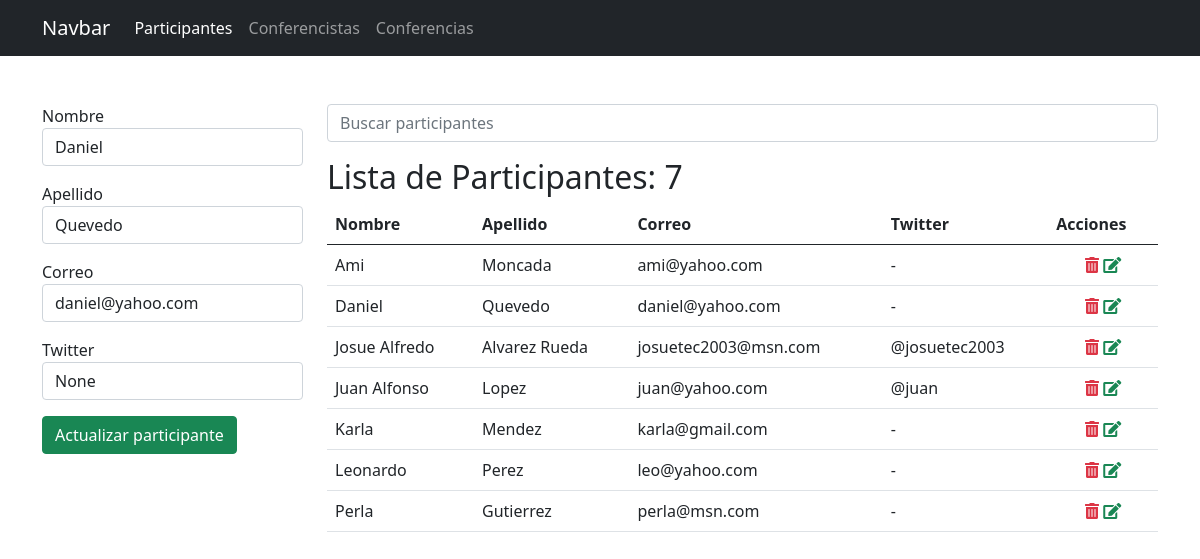
The app's page /participantes/21/editar/ with its own data.
### app_registro/models.py (models this page shows, shortened)
class Participante(models.Model):
    nombre = models.CharField(max_length=25)
    apellido = models.CharField(max_length=25)
    correo = models.EmailField()
    twitter = models.CharField(max_length=35, null=True, blank=True)

### app_registro/views.py (the view, shortened to what this page needs)
# urls.py: path('participantes/<int:id>/editar/', views.editar_participante, name='editar_participante'),
def editar_participante(request, id):
    par = get_object_or_404(Participante, pk=id)
    data = Participante.objects.all().order_by('nombre')
    ctx = {
        'activo': 'participantes',
        'participantes': data,
        'p': par
    }
    return render(request, 'registro/participantes.html', ctx)

### app_registro/templates/registro/participantes.html (shortened to what this page needs)
{% extends "base.html" %}
{% block container %}
    <div class="row">
        <div class="col-3">
            {% if p %}
            <form action="{% url 'editar_participante' p.id %}" method="post">
            {% else %}
            <form action="{% url 'participantes' %}" method="post">
            {% endif %}
                <div class="mb-3">
                    <label for="nombre">Nombre</label>
                    <input type="text" value="{{ p.nombre }}" name="nombre" id="nombre" class="form-control" required autofocus>
                </div>
                <div class="mb-3">
                    <label for="apellido">Apellido</label>
                    <input type="text" value="{{ p.apellido }}" name="apellido" id="apellido" class="form-control" required>
                </div>
                <div class="mb-3">
                    <label for="correo">Correo</label>
                    <input type="email" value="{{ p.correo }}" name="correo" id="correo" class="form-control" required>
                </div>
                <div class="mb-3">
                    <label for="twitter">Twitter</label>
                    <input type="text" value="{{ p.twitter }}" name="twitter" id="twitter" class="form-control" placeholder="Tu usuario" required>
                </div>
                <div class="mb-3">
                    {% if p %}
                    <input type="submit" class="btn btn-success" value="Actualizar participante">
                    {% else %}
                    <input type="submit" class="btn btn-success" value="Registrar participante">
                    {% endif %}
                </div>
            </form>
        </div>
        <div class="col-9">
            <form action="" method="get">
                <input type="search" name="q" value="{{ q|default_if_none:'' }}" class="form-control" placeholder="Buscar participantes">
            </form>
            <h2 class="mt-3">Lista de Participantes: {{ participantes.count }}</h2>
            <table class="table table-hover">
                <thead>
                    <tr>
                        <th>Nombre</th>
                        <th>Apellido</th>
                        <th>Correo</th>
                        <th>Twitter</th>
                        <th>Acciones</th>
                    </tr>
                </thead>
                <tbody>
                    {% for p in participantes %}
                    <tr>
                        <td>{{ p.nombre }}</td>
                        <td>{{ p.apellido }}</td>
                        <td>{{ p.correo }}</td>
                        <td>
                            {{ p.twitter|default_if_none:'-' }}
                        </td>
                        <td class="text-center">
                            <a onclick="if (!confirm('Confirme la eliminacion')) return false;" href="{% url 'eliminar_participante' p.id %}" class="text-danger"><span class="fas fa-trash-alt"></span></a>
                            <a href="{% url 'editar_participante' p.id %}" class="text-success"><span class="fas fa-edit"></span></a>
                        </td>
                    </tr>
                    {% empty %}
                    <tr>
                        <td colspan="5" class="text-danger text-center">No se encontraron resultados</td>
                    </tr>
                    {% endfor %}
                </tbody>
            </table>
        </div>
    </div>
{% endblock %}

### records on screen
Participante: nombre "Daniel", apellido "Quevedo", correo "daniel@yahoo.com", twitter "None", twitter "-"
Participante: nombre "Ami", apellido "Moncada", correo "ami@yahoo.com", twitter "-"
Participante: nombre "Josue Alfredo", apellido "Alvarez Rueda", correo "josuetec2003@msn.com", twitter "@josuetec2003"
Participante: nombre "Juan Alfonso", apellido "Lopez", correo "juan@yahoo.com", twitter "@juan"
Participante: nombre "Karla", apellido "Mendez", correo "karla@gmail.com", twitter "-"
Participante: nombre "Leonardo", apellido "Perez", correo "leo@yahoo.com", twitter "-"
Participante: nombre "Perla", apellido "Gutierrez", correo "perla@msn.com", twitter "-"

### other values on screen
{{ participantes.count }} "7"
